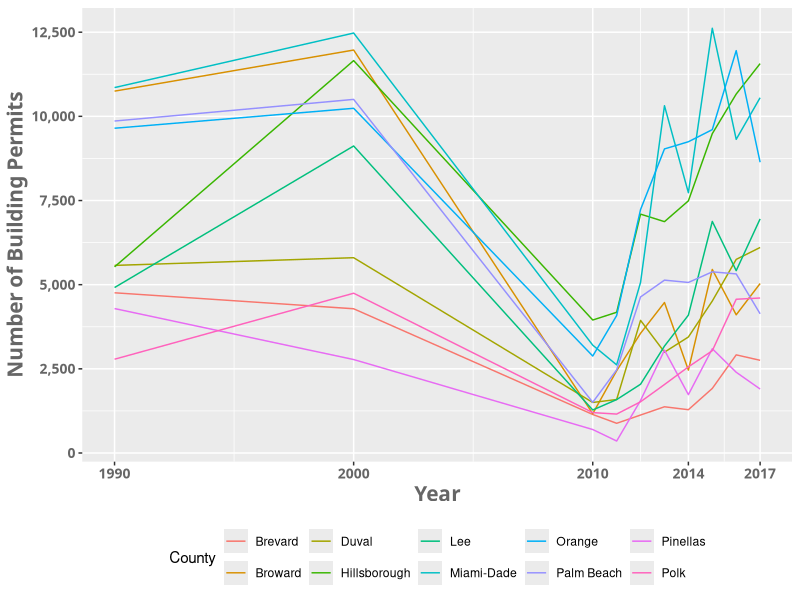
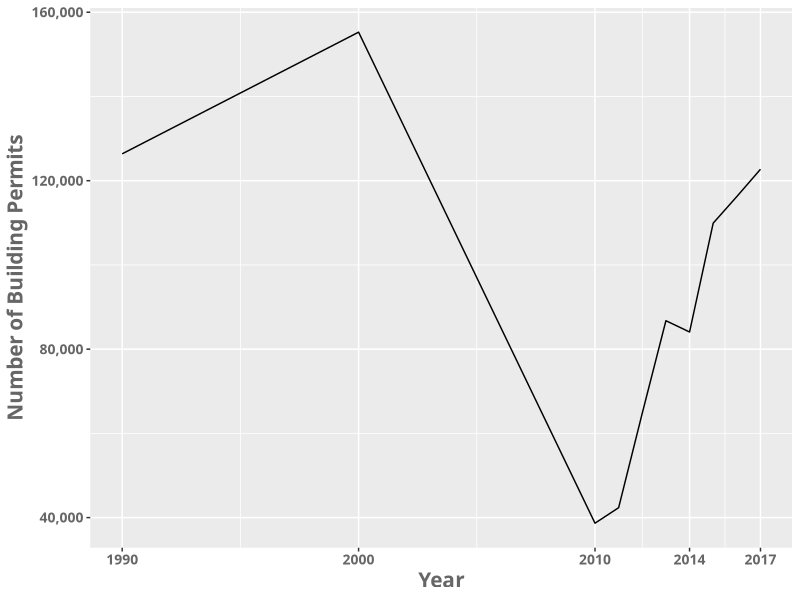

Write the R code that produced these figures, in order.
##############################################
######## Peak Florida growth analysis ########
##############################################

library(dplyr)
library(ggplot2)

# load housing permit data
permits = read.csv("HousingTrends_Florida_top10.csv", header = TRUE)
dim(permits)
permits$Year = as.numeric(permits$Year)
permits$Permits = as.numeric(permits$Permits)

permits_counties = subset(permits, County != "State wide")
permits_state = subset(permits, County == "State wide")

# map housing permit data for top 10 most populous counties
quartz(width = 10, height = 10)
ggplot(aes(x = Year, y = Permits, colour = County), data = permits_counties) +
  geom_line() + 
  xlab("Year") + ylab("Number of Building Permits") +
  theme(axis.title = element_text(family = "Trebuchet MS", color="#666666", face="bold", size=15)) +
  theme(axis.text = element_text(family = "Trebuchet MS", color="#666666", face="bold", size=10)) +
  scale_x_continuous(breaks=c(1990, 2000, 2010, 2014, 2017)) +
  scale_y_continuous(labels = function(x) paste0(scales::comma(x))) +
  theme(legend.position = "bottom")

# map housing permit data for state
quartz(width = 10, height = 10)
ggplot(aes(x = Year, y = Permits), data = permits_state) +
  geom_line() + 
  xlab("Year") + ylab("Number of Building Permits") +
  theme(axis.title = element_text(family = "Trebuchet MS", color="#666666", face="bold", size=15)) +
  theme(axis.text = element_text(family = "Trebuchet MS", color="#666666", face="bold", size=10)) +
  scale_x_continuous(breaks=c(1990, 2000, 2010, 2014, 2017)) +
  scale_y_continuous(labels = function(x) paste0(scales::comma(x))) +
  theme(legend.position = "bottom")
